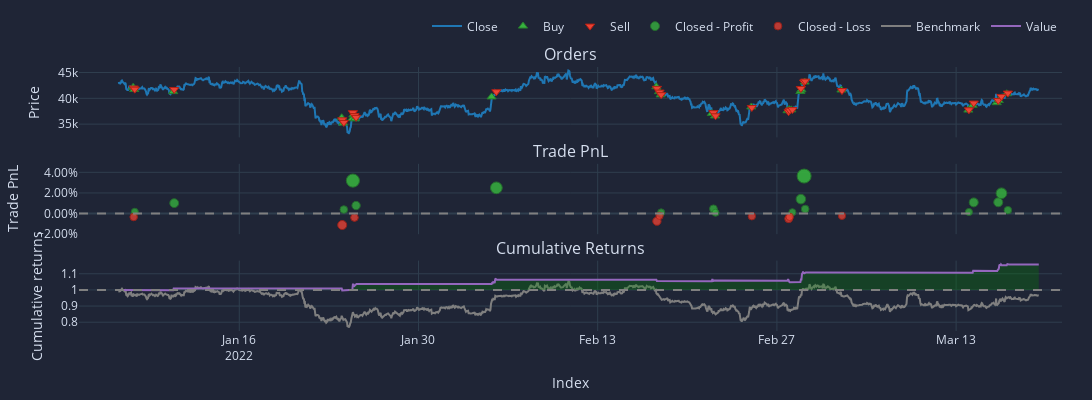

Write notebook code for a chart like this one.
### Markdown cell above
### Testing the best model

### Code cell
name_f = 'test_returns'
max_res = max(i[name_f] for i in results)
print(max_res)
best_params = list(
    filter(lambda i: (i[name_f] == max_res), results)
)
best_params[0]['portfolio'].plot(height=400, width=1300).show()

### Figure 1 — Plotly figure (JSON) as saved in the notebook; plotly's stock layout.template omitted (floating-point values rounded to 4 significant figures; data arrays with more than 128 entries replaced by an {"elided": "..."} marker saying what was removed)
{"data": [{"legendgroup": "0", "line": {"color": "#1f77b4"}, "name": "Close", "showlegend": true, "type": "scatter", "uid": "d8ab83d0-003e-45b4-9322-eaffe8fdc506", "x": {"elided": "1726 str values"}, "xaxis": "x", "y": {"elided": "1726 float values"}, "yaxis": "y"}, {"customdata": [[0, 0.002373, 0], [2, 0.00239, 0], [4, 0.002417, 0], [6, 0.002782, 0], [8, 0.002833, 0], [10, 0.002775, 0], [12, 0.002807, 0], [14, 0.002855, 0], [16, 0.002575, 0], [18, 0.002516, 0], [20, 0.002555, 0], [22, 0.002588, 0], [24, 0.002843, 0], [26, 0.002893, 0], [28, 0.002764, 0], [30, 0.00281, 0], [32, 0.00278, 0], [34, 0.002775, 0], [36, 0.002539, 0], [38, 0.002555, 0], [40, 0.002556, 0], [42, 0.002662, 0], [44, 0.00293, 0], [46, 0.002863, 0], [48, 0.002857, 0], [50, 0.002857, 0], [52, 0.002821, 0]], "hovertemplate": "Order Id: %{customdata[0]}<br>Timestamp: %{x}<br>Price: %{y}<br>Size: %{customdata[1]:.6f}<br>Fees: %{customdata[2]:.6f}", "legendgroup": "1", "marker": {"color": "#37B13F", "line": {"color": "rgb(38,123,44)", "width": 1}, "size": 8, "symbol": "triangle-up"}, "mode": "markers", "name": "Buy", "type": "scatter", "uid": "3f10b5f8-067a-4edd-ae7d-d7293a9fdd16", "x": ["2022-01-07T17:00:00", "2022-01-07T19:00:00", "2022-01-10T20:00:00", "2022-01-24T00:00:00", "2022-01-24T03:00:00", "2022-01-24T20:00:00", "2022-01-24T22:00:00", "2022-01-25T01:00:00", "2022-02-04T17:00:00", "2022-02-17T14:00:00", "2022-02-17T19:00:00", "2022-02-17T22:00:00", "2022-02-21T22:00:00", "2022-02-22T04:00:00", "2022-02-25T00:00:00", "2022-02-27T20:00:00", "2022-02-27T23:00:00", "2022-02-28T03:00:00", "2022-02-28T20:00:00", "2022-02-28T22:00:00", "2022-03-01T04:00:00", "2022-03-04T01:00:00", "2022-03-13T23:00:00", "2022-03-14T07:00:00", "2022-03-16T04:00:00", "2022-03-16T08:00:00", "2022-03-16T23:00:00"], "xaxis": "x", "y": [42140.0, 41710.0, 41300.0, 36240.0, 35200.0, 36070.0, 36810.0, 36040.0, 40270.0, 42240.0, 41290.0, 40670.0, 37060.0, 36590.0, 38330.0, 37610.0, 37820.0, 37770.0, 41330.0, 41640.0, 43150.0, 41600.0, 37720.0, 38660.0, 39160, 39581, 40880.0], "yaxis": "y"}, {"customdata": [[1, 0.002373, 0], [3, 0.00239, 0], [5, 0.002417, 0], [7, 0.002782, 0], [9, 0.002833, 0], [11, 0.002775, 0], [13, 0.002807, 0], [15, 0.002855, 0], [17, 0.002575, 0], [19, 0.002516, 0], [21, 0.002555, 0], [23, 0.002588, 0], [25, 0.002843, 0], [27, 0.002893, 0], [29, 0.002764, 0], [31, 0.00281, 0], [33, 0.00278, 0], [35, 0.002775, 0], [37, 0.002539, 0], [39, 0.002555, 0], [41, 0.002556, 0], [43, 0.002662, 0], [45, 0.00293, 0], [47, 0.002863, 0], [49, 0.002857, 0], [51, 0.002857, 0], [53, 0.002821, 0]], "hovertemplate": "Order Id: %{customdata[0]}<br>Timestamp: %{x}<br>Price: %{y}<br>Size: %{customdata[1]:.6f}<br>Fees: %{customdata[2]:.6f}", "legendgroup": "2", "marker": {"color": "#EA4335", "line": {"color": "rgb(181,31,18)", "width": 1}, "size": 8, "symbol": "triangle-down"}, "mode": "markers", "name": "Sell", "type": "scatter", "uid": "c9b547f0-fda2-41cd-8117-73e6d063ba33", "x": ["2022-01-07T18:00:00", "2022-01-07T20:00:00", "2022-01-10T22:00:00", "2022-01-24T01:00:00", "2022-01-24T04:00:00", "2022-01-24T21:00:00", "2022-01-25T00:00:00", "2022-01-25T03:00:00", "2022-02-05T02:00:00", "2022-02-17T15:00:00", "2022-02-17T20:00:00", "2022-02-17T23:00:00", "2022-02-22T01:00:00", "2022-02-22T05:00:00", "2022-02-25T01:00:00", "2022-02-27T22:00:00", "2022-02-28T00:00:00", "2022-02-28T05:00:00", "2022-02-28T21:00:00", "2022-03-01T03:00:00", "2022-03-01T05:00:00", "2022-03-04T02:00:00", "2022-03-14T00:00:00", "2022-03-14T09:00:00", "2022-03-16T07:00:00", "2022-03-16T13:00:00", "2022-03-17T01:00:00"], "xaxis": "x", "y": [41990.0, 41780.0, 41710.0, 35840.0, 35340.0, 37220.0, 36660.0, 36320.0, 41270.0, 41930.0, 41200.0, 40710.0, 37230.0, 36620.0, 38230.0, 37420.0, 37700.0, 37820.0, 41910.0, 43160.0, 43340.0, 41510.0, 37780.0, 39077, 39590.0, 40360.0, 41020.0], "yaxis": "y"}, {"customdata": [[1, 1, 0.1619, 0.001624], [2, 2, 1.008, 0.0101], [4, 4, 0.3883, 0.003894], [5, 5, 3.202, 0.03199], [7, 7, 0.7986, 0.007761], [8, 8, 2.589, 0.02497], [11, 11, 0.1161, 0.001103], [12, 12, 0.4868, 0.00462], [13, 13, 0.07748, 0.0007319], [17, 17, 0.1327, 0.001266], [18, 18, 1.469, 0.014], [19, 19, 3.871, 0.03638], [20, 20, 0.4819, 0.00437], [22, 22, 0.1653, 0.001495], [23, 23, 1.198, 0.01082], [24, 24, 1.223, 0.01093], [25, 25, 2.227, 0.01969], [26, 26, 0.3775, 0.003274]], "hovertemplate": "Exit Trade Id: %{customdata[0]}<br>Position Id: %{customdata[1]}<br>Exit Timestamp: %{x}<br>PnL: %{customdata[2]:.6f}<br>Return: %{customdata[3]:.2%}", "legendgroup": "3", "marker": {"color": "#37B13F", "line": {"color": "rgb(38,123,44)", "width": 1}, "opacity": [0.7538, 0.7894, 0.7633, 0.8815, 0.7796, 0.852, 0.7516, 0.7664, 0.75, 0.7522, 0.8058, 0.9, 0.7653, 0.7532, 0.7925, 0.7929, 0.8298, 0.7607], "size": [7.175, 8.839, 7.621, 13.14, 8.38, 11.76, 7.073, 7.763, 7, 7.105, 9.606, 14, 7.714, 7.15, 8.981, 9.003, 10.72, 7.499], "symbol": "circle"}, "mode": "markers", "name": "Closed - Profit", "type": "scatter", "uid": "c6e9ab49-4ce0-4609-bbad-312b41402993", "x": ["2022-01-07T20:00:00", "2022-01-10T22:00:00", "2022-01-24T04:00:00", "2022-01-24T21:00:00", "2022-01-25T03:00:00", "2022-02-05T02:00:00", "2022-02-17T23:00:00", "2022-02-22T01:00:00", "2022-02-22T05:00:00", "2022-02-28T05:00:00", "2022-02-28T21:00:00", "2022-03-01T03:00:00", "2022-03-01T05:00:00", "2022-03-14T00:00:00", "2022-03-14T09:00:00", "2022-03-16T07:00:00", "2022-03-16T13:00:00", "2022-03-17T01:00:00"], "xaxis": "x2", "y": [0.001624, 0.0101, 0.003894, 0.03199, 0.007761, 0.02497, 0.001103, 0.00462, 0.0007319, 0.001266, 0.014, 0.03638, 0.00437, 0.001495, 0.01082, 0.01093, 0.01969, 0.003274], "yaxis": "y2"}, {"customdata": [[0, 0, -0.3365, -0.003365], [3, 3, -1.125, -0.01115], [6, 6, -0.4066, -0.003936], [9, 9, -0.7893, -0.007426], [10, 10, -0.2326, -0.002205], [14, 14, -0.279, -0.002634], [15, 15, -0.5303, -0.005019], [16, 16, -0.3319, -0.003157], [21, 21, -0.247, -0.00223]], "hovertemplate": "Exit Trade Id: %{customdata[0]}<br>Position Id: %{customdata[1]}<br>Exit Timestamp: %{x}<br>PnL: %{customdata[2]:.6f}<br>Return: %{customdata[3]:.2%}", "legendgroup": "4", "marker": {"color": "#EA4335", "line": {"color": "rgb(181,31,18)", "width": 1}, "opacity": [0.7611, 0.7939, 0.7635, 0.7782, 0.7562, 0.758, 0.768, 0.7602, 0.7563], "size": [7.517, 9.046, 7.629, 8.315, 7.289, 7.373, 7.842, 7.476, 7.294], "symbol": "circle"}, "mode": "markers", "name": "Closed - Loss", "type": "scatter", "uid": "fb72c471-fc86-469e-b70d-53d9d879d0ef", "x": ["2022-01-07T18:00:00", "2022-01-24T01:00:00", "2022-01-25T00:00:00", "2022-02-17T15:00:00", "2022-02-17T20:00:00", "2022-02-25T01:00:00", "2022-02-27T22:00:00", "2022-02-28T00:00:00", "2022-03-04T02:00:00"], "xaxis": "x2", "y": [-0.003365, -0.01115, -0.003936, -0.007426, -0.002205, -0.002634, -0.005019, -0.003157, -0.00223], "yaxis": "y2"}, {"legendgroup": "5", "line": {"color": "#7f7f7f"}, "name": "Benchmark", "showlegend": true, "type": "scatter", "uid": "0ce2d3c5-59db-43c9-be22-1fb9cd8d1a11", "x": {"elided": "1726 str values"}, "xaxis": "x3", "y": {"elided": "1726 float values"}, "yaxis": "y3"}, {"hoverinfo": "skip", "legendgroup": "6", "line": {"color": "rgba(0, 0, 0, 0)", "width": 0}, "opacity": 0, "showlegend": false, "type": "scatter", "uid": "030e8ee0-10c7-4e8b-97b4-83a27795d549", "x": {"elided": "1726 str values"}, "xaxis": "x3", "y": {"elided": "1726 int values"}, "yaxis": "y3"}, {"connectgaps": false, "fill": "tonexty", "fillcolor": "rgba(0, 128, 0, 0.3)", "hoverinfo": "skip", "legendgroup": "6", "line": {"color": "rgba(0, 0, 0, 0)", "width": 0}, "opacity": 0, "showlegend": false, "type": "scatter", "uid": "59a18698-2dee-49a9-8c3f-09bb065ea79e", "x": {"elided": "1726 str values"}, "xaxis": "x3", "y": {"elided": "1726 float values"}, "yaxis": "y3"}, {"hoverinfo": "skip", "legendgroup": "6", "line": {"color": "rgba(0, 0, 0, 0)", "width": 0}, "opacity": 0, "showlegend": false, "type": "scatter", "uid": "77e8772d-ef2f-4570-a320-05a95b0a15cc", "x": {"elided": "1726 str values"}, "xaxis": "x3", "y": {"elided": "1726 int values"}, "yaxis": "y3"}, {"connectgaps": false, "fill": "tonexty", "fillcolor": "rgba(255, 0, 0, 0.3)", "hoverinfo": "skip", "legendgroup": "6", "line": {"color": "rgba(0, 0, 0, 0)", "width": 0}, "opacity": 0, "showlegend": false, "type": "scatter", "uid": "df570cf6-0a50-4d8b-9973-ec42db48c1b1", "x": {"elided": "1726 str values"}, "xaxis": "x3", "y": {"elided": "1726 float values"}, "yaxis": "y3"}, {"legendgroup": "7", "line": {"color": "#9467bd"}, "name": "Value", "showlegend": true, "type": "scatter", "uid": "12e7c0ca-139d-4f5c-8728-9a70a39816dc", "x": {"elided": "1726 str values"}, "xaxis": "x3", "y": {"elided": "1726 float values"}, "yaxis": "y3"}, {"hoverinfo": "skip", "legendgroup": "6", "line": {"color": "rgba(0, 0, 0, 0)", "width": 0}, "opacity": 0, "showlegend": false, "type": "scatter", "uid": "794e0ee9-ba3f-48d1-80cb-e799831fa9f3", "x": {"elided": "1726 str values"}, "xaxis": "x3", "y": {"elided": "1726 int values"}, "yaxis": "y3"}], "layout": {"annotations": [{"font": {"size": 16}, "showarrow": false, "text": "Orders", "x": 0.5, "xanchor": "center", "xref": "paper", "y": 1, "yanchor": "bottom", "yref": "paper"}, {"font": {"size": 16}, "showarrow": false, "text": "Trade PnL", "x": 0.5, "xanchor": "center", "xref": "paper", "y": 0.6333, "yanchor": "bottom", "yref": "paper"}, {"font": {"size": 16}, "showarrow": false, "text": "Cumulative Returns", "x": 0.5, "xanchor": "center", "xref": "paper", "y": 0.2667, "yanchor": "bottom", "yref": "paper"}], "height": 400, "legend": {"orientation": "h", "traceorder": "normal", "x": 1, "xanchor": "right", "y": 1.1, "yanchor": "bottom"}, "margin": {"b": 30, "l": 30, "r": 30, "t": 30}, "shapes": [{"line": {"color": "gray", "dash": "dash"}, "type": "line", "x0": 0, "x1": 1, "xref": "paper", "y0": 0, "y1": 0, "yref": "y2"}, {"line": {"color": "gray", "dash": "dash"}, "type": "line", "x0": 0, "x1": 1, "xref": "paper", "y0": 1, "y1": 1, "yref": "y3"}], "showlegend": true, "width": 1300, "xaxis": {"anchor": "y", "domain": [0, 1], "matches": "x3", "showticklabels": false}, "xaxis2": {"anchor": "y2", "domain": [0, 1], "matches": "x3", "showticklabels": false}, "xaxis3": {"anchor": "y3", "domain": [0, 1], "title": {"text": "Index"}}, "yaxis": {"anchor": "x", "domain": [0.7333, 1], "title": {"text": "Price"}}, "yaxis2": {"anchor": "x2", "domain": [0.3667, 0.6333], "tickformat": ".2%", "title": {"text": "Trade PnL"}}, "yaxis3": {"anchor": "x3", "domain": [0, 0.2667], "title": {"text": "Cumulative returns"}}}}
